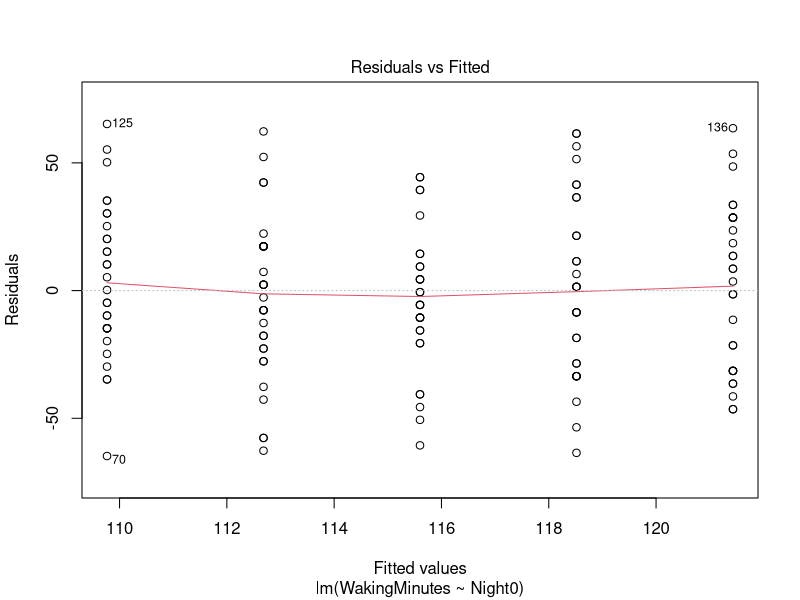
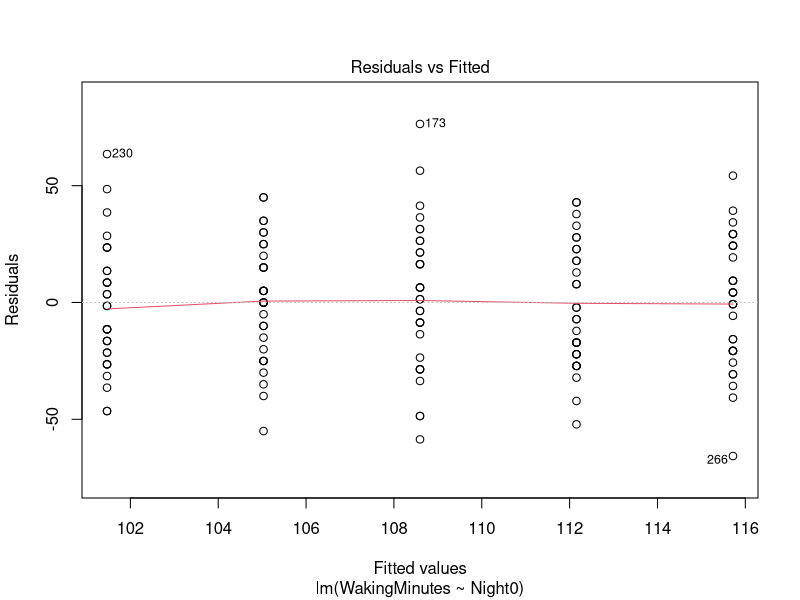
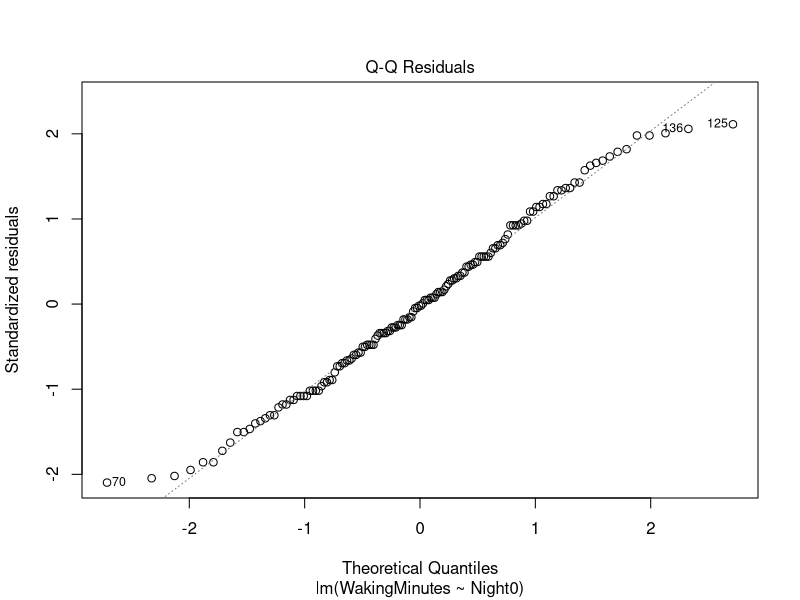
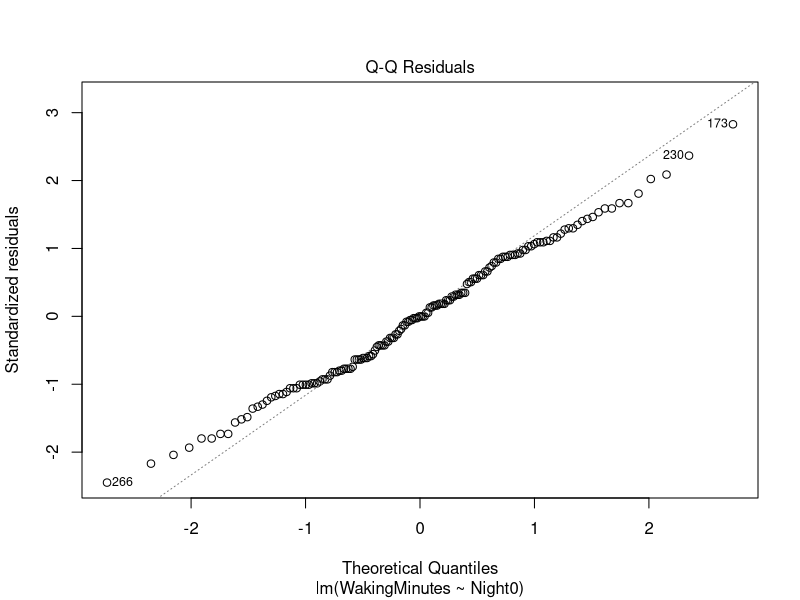
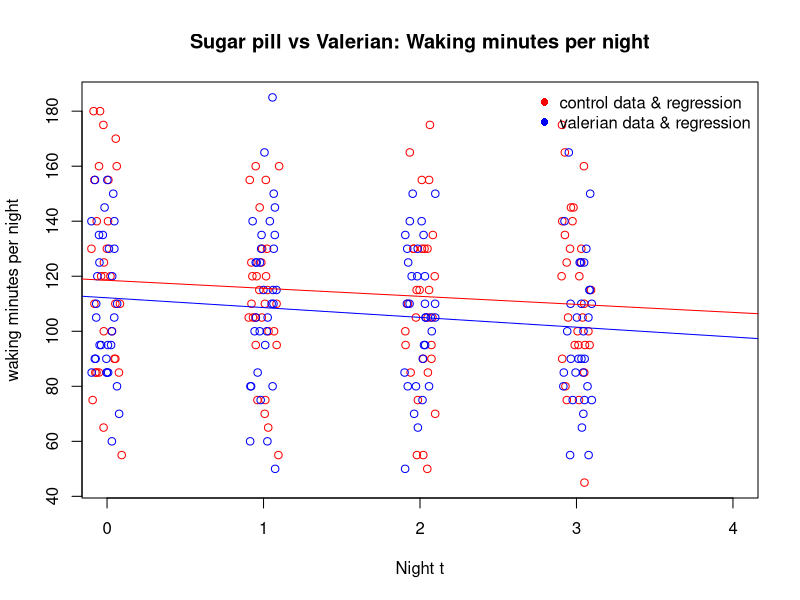

Source code (R) for these figures, in order:
###Analysis Script
#This script unpacks data collected in our study on the effectiveness 
#of Valerian root in reducing waking minutes during sleep
#
#The code:
#  - Imports the experimental data
#  - Converts the spreadsheet  into a data frame
#     with columns: ID, Treatment, Night, and Waking minutes
#  - Fits two linear models:
#        Control:  y_C = beta0_C + beta1_C * t
#        Valerian: y_V = beta0_V + beta1_v * t
#     where:
#        - y_C, y_V  = mean waking minutes per night
#        - t = night number (0 -> 4)
#        - beta0 = baseline waking time (Night 0)
#        - beta1 = nightly rate of change in waking minutes
#  - Performs a Welch t-test to check whether the nightly rate of change
#     differs between the control and Valerian groups
#        H0: beta1_C = beta1_V   (valerian has no effect)
#        H1: beta1_C > beta1_V   (Valerian reduces waking time)
#  - Creates diagnostic plots
#  - Exports summary statistics (slopes, SEs, confidence intervals, p-values)
#     and plots the fitted regression lines across both groups
#

#remove the commenting on this install line when running for the first time to ensure the code runs correctly
#install.packages("readxl")

#Load Packages
library(readxl)

#Import excel data 
data <- read_excel("Research Project Data File.xlsx", sheet = 3, range = "A1:G63")

####Data processing

#initalise vectors 
ID <- c()
Treatment <-c()
Night <-c()
WakingMinutes <-c()

#fill vectors with collected data
for (i in 1:nrow(data)) {
  id <- data$ID[i] 
  treat <- data$Treatment[i] #store participants ID and treatment code (0 or 1)
  for (n in 0:4) { # walks through each night column for each ID
    value <- data[[as.character(n)]][i] #pulls the data in cell i,n and returns the recorded value
    if (!is.null(value) && !is.na(value) && value != "") { # apend only if the value exists and is numeric (or convertable)
      ID <- c(ID, id)
      Treatment <- c(Treatment, treat)
      Night <- c(Night, n)
      WakingMinutes <- c(WakingMinutes, as.numeric(value)) # creates four vectors for each data type relevant to an individual
    }
  }
}

 #create a data frame (id, treatment, night, waking minutes)
data_long <- data.frame(
  ID = as.integer(ID),
  Treatment = as.integer(Treatment),
  Night = as.integer(Night),
  WakingMinutes = as.integer(WakingMinutes)
)

#recode to make beta0 the baseline (night 0)
data_long$Night0 <- data_long$Night - 1L

###Data analysis

# fit - wakaing minutes = beta0 + beta1 x night
#seperate control and valerian data
data_control <- data_long[data_long$Treatment == 0, ] #all rows where treatment code = 0
data_val <- data_long[data_long$Treatment == 1, ] #all rows where treatment code = 1

#fit a linear model to each data set 
fit_control <- lm(WakingMinutes ~ Night0, data = data_control) #linear regression on control data
fit_val <- lm(WakingMinutes ~ Night0, data = data_val) #linear regression on valerian data 

#get the regression summaries (SE's, estimates, t-stats, DF, R^2 and more)
sum_control <- summary(fit_control)
sum_val <- summary(fit_val)

#pull out the slope, standard error and DF of each linear model
#control 
slope_control <- sum_control$coefficients["Night0", "Estimate"] #slope of the control model - waking mins per night
se_control <- sum_control$coefficients["Night0", "Std. Error"] #standard error of the control 
df_control <- sum_control$df[2] #degrees of freedom (n - 2)

#valerian
slope_val <- sum_val$coefficients["Night0", "Estimate"] #slope of the valerian model - waking mins per night
se_val <- sum_val$coefficients["Night0", "Std. Error"] #standard error of the valerian model
df_val <- sum_val$df[2] 

#generate a 95% CI for each slope 
ci_control <- confint(fit_control, level = 0.95)["Night0", ]
ci_val <- confint(fit_val, level = 0.95)["Night0", ]

###Welch test
#H0: beta1_control = beta1_valerian, alternativley: beta1_control - beta1_valerian = 0
#H1: beta1_control > beta1_valerian, alternativley: beta1_control - beta1_valerian > 0
#the test statistic is formed using the two independent slope estimates:
#   T = (beta1_Control - beta1_Valerian) / sqrt(SE(beta1_control)^2 + SE(beta1_valerian)^2) 
  

slope_diff <- slope_control - slope_val #slope difference
se_diff <- sqrt(se_control^2 + se_val^2) #slope SE's are independent
t_welch <- slope_diff / se_diff #test statistic from welch test

#DF for welch with different variance
df_welch <- (se_control^2 + se_val^2)^2 / ((se_control^4)/df_control + (se_val^4)/df_val)

#p value
p_value <- 1 - pt(t_welch, df = df_welch)

###assumption checks
#residuals vs fitted; plot(model, which = 1)
#qq normal; plot(model, which = 2)

#residuals vs fitted - control
png("residual_fitted_control.png", width = 1200, height = 800)
plot(fit_control, which = 1)
dev.off()

#residuals vs fitted - valerian 
png("residual_fitted_valerian.png", width = 1200, height = 800)
plot(fit_val, which = 1)
dev.off()

#qq - control
png("QQ_control.png", width = 1200, height = 800)
plot(fit_control, which = 2)
dev.off()

#qq - valerian 
png("QQ_valerian.png", width = 1200, height = 800)
plot(fit_val, which = 2)
dev.off()

### plot data sets and their regression lines 

png("linear_reg.png", width = 1200, height = 800)
plot(jitter(data_control$Night0, amount = 0.1), #jitter adds horizontal offset so overlapping points are clearer
  data_control$WakingMinutes,
  xlab = "Night t",
  ylab = "waking minutes per night",
  main = "Sugar pill vs Valerian: Waking minutes per night",
  xlim = c(0,4),
  ylim = range(data_long$WakingMinutes),
  col = "red"
)

#add valerian data
points(jitter(data_val$Night0, amount = 0.1),
       data_val$WakingMinutes,
       col = "blue"
       )

#add regression lines
abline(fit_control, col = "red")
abline(fit_val, col = "blue")

#add legend
legend("topright",
  legend = c("control data & regression", "valerian data & regression"),
  col = c("red", "blue"), pch = 16, bty = "n"
)
dev.off()

#write data to csv files

#slope summary 
slope_summary <- data.frame(
  group = c("control", "valerian"),
  slope = c(slope_control, slope_val),
  se_slope = c(se_control, se_val),
  df = c(df_control, df_val),
  CI_lower = c(ci_control[1], ci_val[1]),
  Ci_upper = c(ci_control[2], ci_val[2])
)
write.csv(slope_summary, "slope_summary.csv", row.names = FALSE)

#welch summary 
welch_summary <- data.frame(
  slope_diff = slope_diff, 
  test_statistic = t_welch,
  df_welch = df_welch, 
  p_value = p_value 
)
write.csv(welch_summary, "welch_summary.csv", row.names = FALSE)




